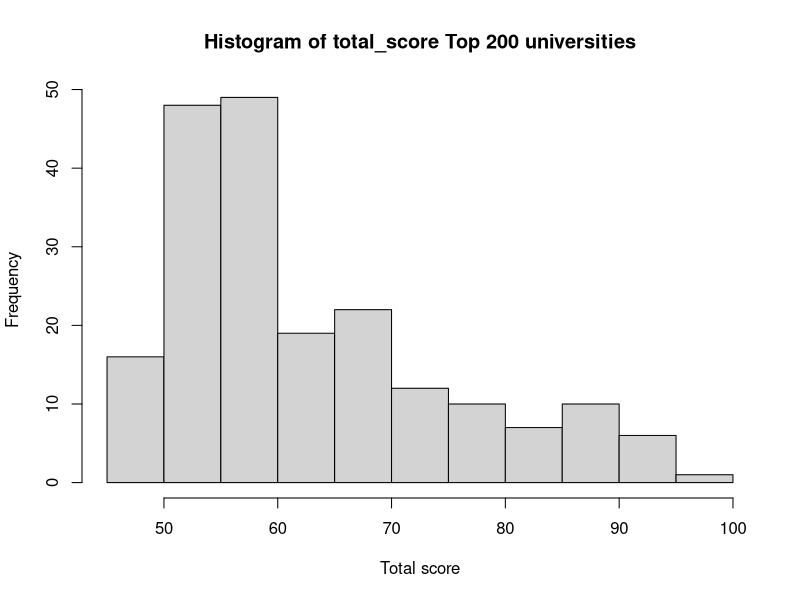
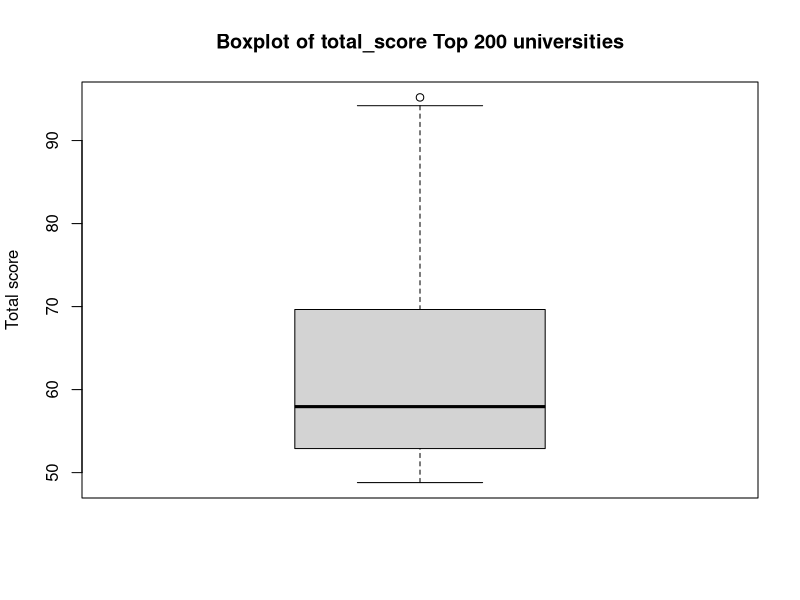
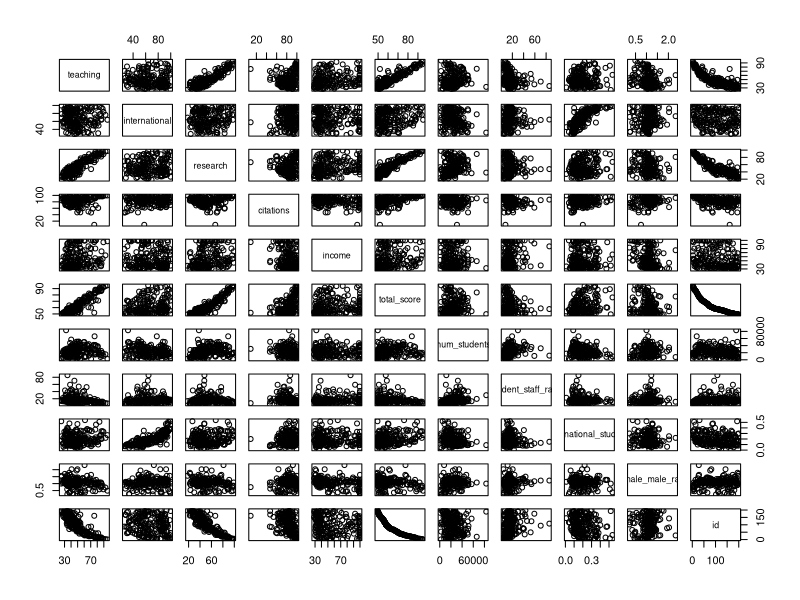
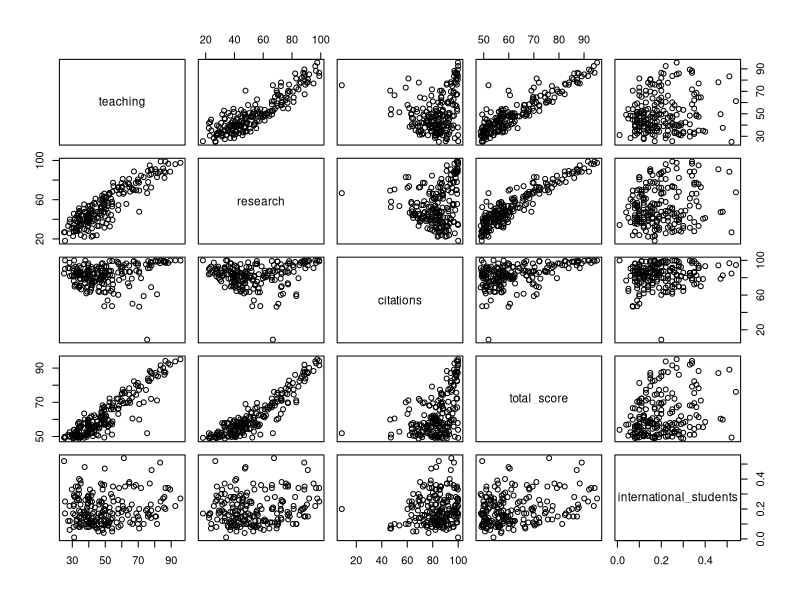
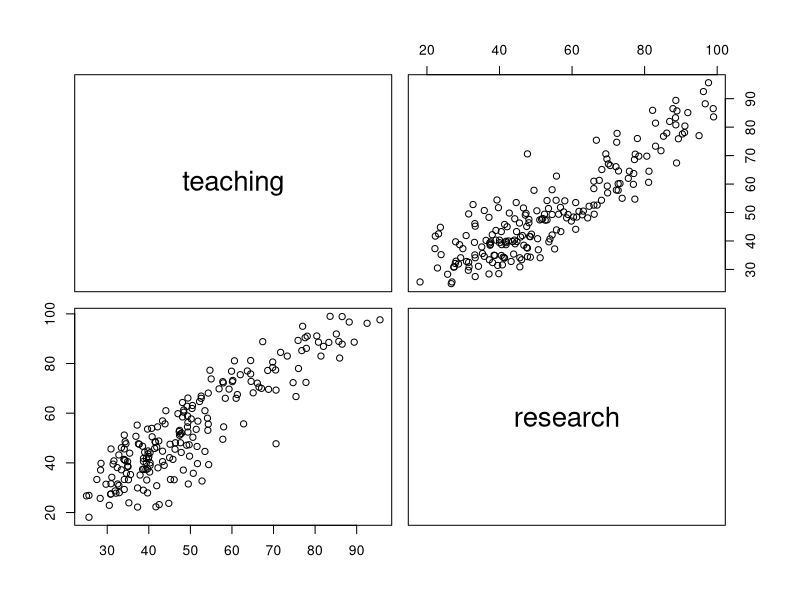
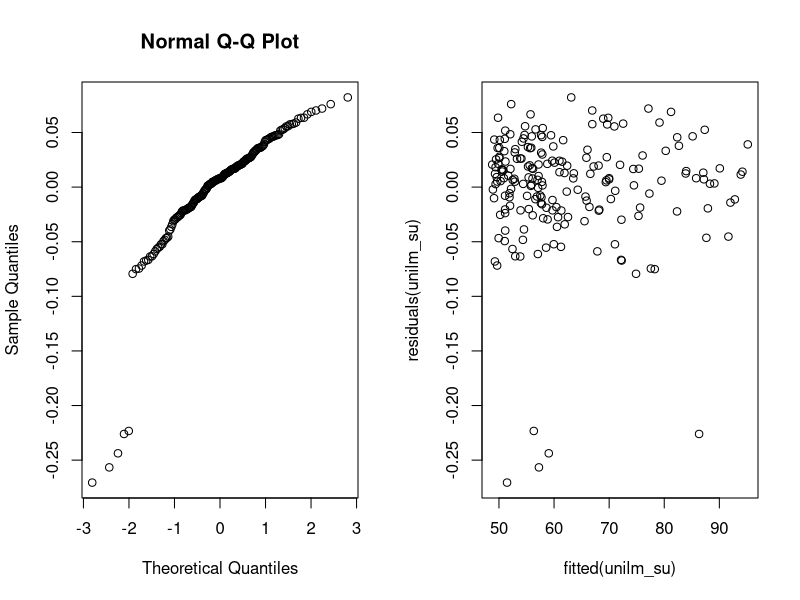
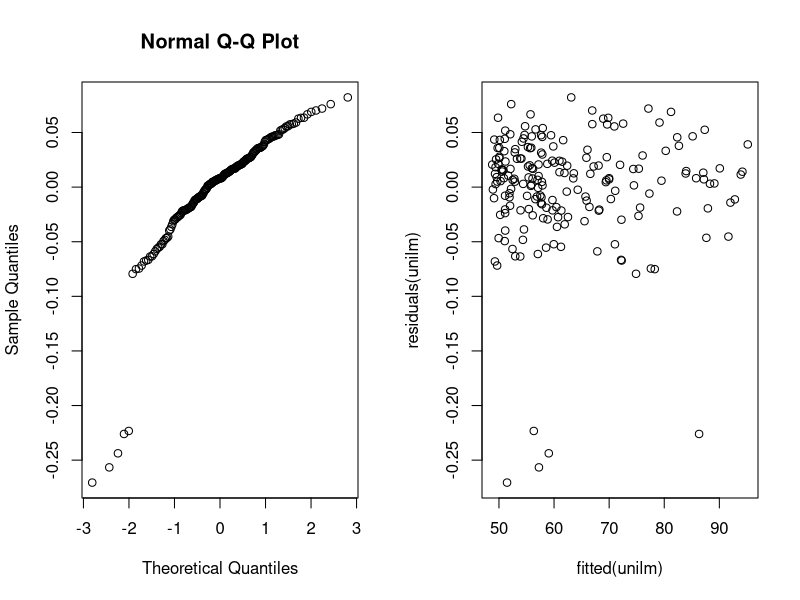

Here is the R script that generated these plots, in order:
################################################
### Setting up models to predict total_score ###
################################################

### Read cleaned data set ###
universities = read.csv(file='csv/universities-cleaned.csv',header=TRUE,sep=",",nrows=200)

# Distribution total_score
hist(universities$total_score,
     main="Histogram of total_score Top 200 universities",
     xlab="Total score")

boxplot(universities$total_score, main="Boxplot of total_score Top 200 universities", 
        ylab="Total score")

# Explore correlations
cor(universities)
pairs(universities)

columns = c("total_score", "teaching", "research", "citations", "international_students")
round(cor(universities[,which(names(universities) %in% columns)]),3)
pairs(universities[,which(names(universities) %in% columns)])
columns = c("teaching", "research")
pairs(universities[,which(names(universities) %in% columns)])

################################################
###              Step-up Method              ###
################################################
# first explanatory variable
summary(lm(total_score~teaching, data=universities))                  # R2: 0.828,    p: <2e-16
summary(lm(total_score~international, data=universities))             # R2: 0.02283,  p: 0.0327
summary(lm(total_score~research, data=universities))                 ## R2: 0.8524,   p: <2e-16 ##
summary(lm(total_score~citations, data=universities))                 # R2: 0.2177,   p: 3.32e-12
summary(lm(total_score~income, data=universities))                    # R2: 0.03142,  p: 0.012
summary(lm(total_score~num_students, data=universities))              # R2: 0.005034, p: 0.318
summary(lm(total_score~student_staff_ratio, data=universities))       # R2: 0.04352,  p: 0.00303
summary(lm(total_score~international_students, data=universities))    # R2: 0.07823,  p: 6.04e-05
summary(lm(total_score~female_male_ratio, data=universities))         # R2: 0.01948,  p: 0.0487

# second explanatory variable
summary(lm(total_score~research+teaching, data=universities))                # R2: 0.8876
summary(lm(total_score~research+international, data=universities))           # R2: 0.8619
summary(lm(total_score~research+citations, data=universities))              ## R2: 0.9621 ##
summary(lm(total_score~research+income, data=universities))                  # R2: 0.8563
summary(lm(total_score~research+num_students, data=universities))            # R2: 0.8711
summary(lm(total_score~research+student_staff_ratio, data=universities))     # R2: 0.8692
summary(lm(total_score~research+international_students, data=universities))  # R2: 0.8662
summary(lm(total_score~research+female_male_ratio, data=universities))       # R2: 0.8531

# third explanatory variable
summary(lm(total_score~research+citations+teaching, data=universities))               ## R2: 0.9846 ##
summary(lm(total_score~research+citations+international, data=universities))           # R2: 0.9684
summary(lm(total_score~research+citations+income, data=universities))                  # R2: 0.9628
summary(lm(total_score~research+citations+num_students, data=universities))            # R2: 0.9662
summary(lm(total_score~research+citations+student_staff_ratio, data=universities))     # R2: 0.9656
summary(lm(total_score~research+citations+international_students, data=universities))  # R2: 0.9682
summary(lm(total_score~research+citations+female_male_ratio, data=universities))       # R2: 0.9629

# fourth explanatory variable
summary(lm(total_score~research+citations+teaching+international,
           data=universities))                                             ## R2: 0.9979 ##
summary(lm(total_score~research+citations+teaching+income,
           data=universities))                                              # R2: 0.9858
summary(lm(total_score~research+citations+teaching+num_students,
           data=universities))                                              # R2: 0.9864
summary(lm(total_score~research+citations+teaching+student_staff_ratio,
           data=universities))                                              # R2: 0.9846 -> insig. var.
summary(lm(total_score~research+citations+teaching+international_students,
           data=universities))                                              # R2: 0.9932
summary(lm(total_score~research+citations+teaching+female_male_ratio,
           data=universities))                                              # R2: 0.9846 -> insig. var.

# fifth explanatory variable
summary(lm(total_score~research+citations+teaching+international+
             income,data=universities))                                    ## R2: 0.9999 ##
summary(lm(total_score~research+citations+teaching+international+
             num_students,data=universities))                               # R2: 0.998
summary(lm(total_score~research+citations+teaching+international+
             student_staff_ratio,data=universities))                        # R2: 0.998
summary(lm(total_score~research+citations+teaching+international+
             international_students,data=universities))                     # R2: 0.9979 -> insig. var.
summary(lm(total_score~research+citations+teaching+international+
             female_male_ratio,data=universities))                          # R2: 0.9981

# sixth explanatory variable
summary(lm(total_score~research+citations+teaching+international+
             income+num_students,data=universities))                        # R2: 0.9999 -> insig. var.
summary(lm(total_score~research+citations+teaching+international+
             income+student_staff_ratio,data=universities))                ## R2: 0.9999 ##
summary(lm(total_score~research+citations+teaching+international+
             income+international_students,data=universities))              # R2: 0.9999 -> insig. var.
summary(lm(total_score~research+citations+teaching+international+
             income+female_male_ratio,data=universities))                   # R2: 0.9999 -> insig. var.

# seventh explanatory variable
summary(lm(total_score~research+citations+teaching+international+
             income+student_staff_ratio+num_students,
           data=universities))                                              # R2: 0.9999 -> insig. var.
summary(lm(total_score~research+citations+teaching+international+
             income+student_staff_ratio+international_students,
           data=universities))                                              # R2: 0.9999 -> insig. var.
summary(lm(total_score~research+citations+teaching+international+
             income+student_staff_ratio+female_male_ratio,
           data=universities))                                              # R2: 0.9999 -> insig. var.

# step-up model, found in sixth step
unilm_su = lm(total_score~research+citations+teaching+international+
                    income+student_staff_ratio,data=universities)
summary(unilm_su)
coef(unilm_su)
par(mfrow=c(1,2));qqnorm(residuals(unilm_su));plot(fitted(unilm_su),residuals(unilm_su))
round(cooks.distance(unilm_su),5)


################################################
###             Step-down Method             ###
################################################
summary(lm(total_score~teaching+international+research+
             citations+income+num_students+student_staff_ratio+
             international_students+female_male_ratio,
           data=universities))                                    # R2: 0.9999 -> rm female_male_ratio
summary(lm(total_score~teaching+international+research+
             citations+income+num_students+student_staff_ratio+
             international_students,data=universities))           # R2: 0.9999 -> rm num_students
summary(lm(total_score~teaching+international+research+
             citations+income+student_staff_ratio+
             international_students,data=universities))           # R2: 0.9999 -> rm international_students
summary(lm(total_score~teaching+international+research+
             citations+income+student_staff_ratio,
           data=universities))                                    # R2: 0.9999 -> all significant


unilm_sd = lm(total_score~teaching+international+research+
                citations+income+student_staff_ratio,
              data=universities)

summary(unilm_sd)

############################################################
###                    Resulting model                   ###
############################################################
# Resulting model is the same for step-up and step-down
unilm = lm(total_score~teaching+international+research+
                citations+income+student_staff_ratio,
              data=universities)
summary(unilm)

coef(unilm)
round(coef(unilm),3)
par(mfrow=c(1,2));qqnorm(residuals(unilm));plot(fitted(unilm),residuals(unilm))
round(cooks.distance(unilm),5)